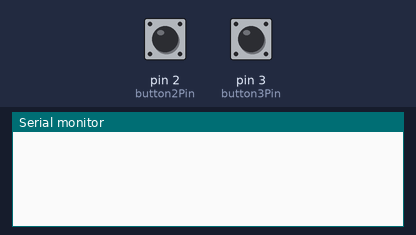
Simulated run of this sketch. Board: Arduino Uno, built with avr-gcc and run on an emulated ATmega328P. Shown: the last lines printed to the serial monitor. The inputs (shaded band) are chosen by the test bench; at power-on: pin 2 (button2Pin) LOW, pin 3 (button3Pin) LOW.

Above: at 1.2 s.
1.3 s: pin 2 (button2Pin) pulled HIGH for 0.15 s
At 2.5 s:
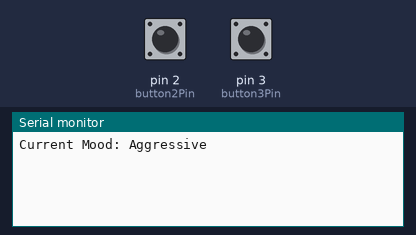
2.9 s: pin 3 (button3Pin) pulled HIGH for 0.15 s
At 3.9 s:
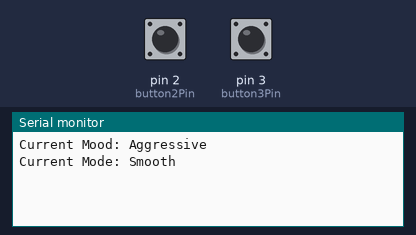
4.5 s: pin 2 (button2Pin) pulled HIGH for 1 s
At 5.2 s:
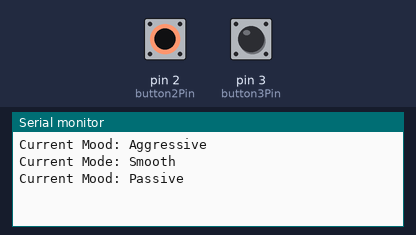
7.0 s: pin 3 (button3Pin) pulled HIGH for 1 s
At 8.3 s:
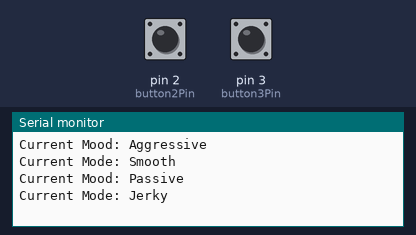

Measured:
- after the input at 1.3 s, the serial monitor: prints a new line at once (image 1)
- after the input at 2.9 s, the serial monitor: prints a new line at once (image 2)
- after the input at 4.5 s, the serial monitor: prints a new line at once (image 3)
- after the input at 7.0 s, the serial monitor: prints a new line at once (image 4)

The sketch:

MoodMode.ino
```cpp
/**
 * This is the base arduino sketch for testing and setting up the change
 * mood and mode buttons on the Stargate Jaffa helmet. In this, there are
 * two buttons utilizing the two pins which allow external interrupts.
 *
 * For a more detailed explanation, you can read the overview at...
 * https://github.com/ThomasDCarney/Stargate-JaffaHelmet/blob/master/ModeMoodButtonOverview.md
 *
 * Use and modify as you like!
 *
 * Author: Thomas Carney
 * Date: 04/02/2018
 */

// Uncomment next line for debugging.
#define DEBUGGING

// Buttons 2 and 3 are attached to digial pins 2 and 3.
const int button2Pin = 2;
const int button3Pin = 3;

/**
 * Since these variables are updated solely by the ISR's they should be
 * declared volatile to ensure the compiler doesn't optimize them away.
 */
volatile int currentMood = 0; // 0 = Passive, 1 = Aggressive
volatile int currentMode = 0; // 0 = Jerky, 1 = Smooth

void setup() {

  #ifdef DEBUGGING

    Serial.begin(9600);

  #endif

  pinMode(button2Pin, INPUT);
  pinMode(button3Pin, INPUT);

  // With the debounce circuit, pins will be low while buttons are open.
  attachInterrupt(digitalPinToInterrupt(button2Pin), changeMood, RISING);
  attachInterrupt(digitalPinToInterrupt(button3Pin), changeMode, RISING);

} // end setup


void loop() {

  // The loop is empty, all work for buttons 2 and 3 are done via ISR.

} // end loop


/**
 * Interrupt Service Routine for the change mood button.
 */
void changeMood() {

  // Simply toggling between 0 and 1.
  currentMood = (currentMood + 1) % 2;

  #ifdef DEBUGGING

    Serial.print("Current Mood: ");

    switch(currentMood) {
      case 0:
        Serial.println("Passive");
        break;
      case 1:
        Serial.println("Aggressive");
        break;
    }

  #endif

  // Notice, even with debugging, the ISR is/should be rather short.

} // end changeMood


/**
 * Interrupt Service Routine for the change mode button.
 */
void changeMode() {

  // Simply toggling between 0 and 1.
  currentMode = (currentMode + 1) % 2;

  #ifdef DEBUGGING

    Serial.print("Current Mode: ");

    switch(currentMode) {
      case 0:
        Serial.println("Jerky");
        break;
      case 1:
        Serial.println("Smooth");
        break;
    }

  #endif

  // Notice, even with debugging, the ISR is/should be rather short.

} // end changeMode
```
